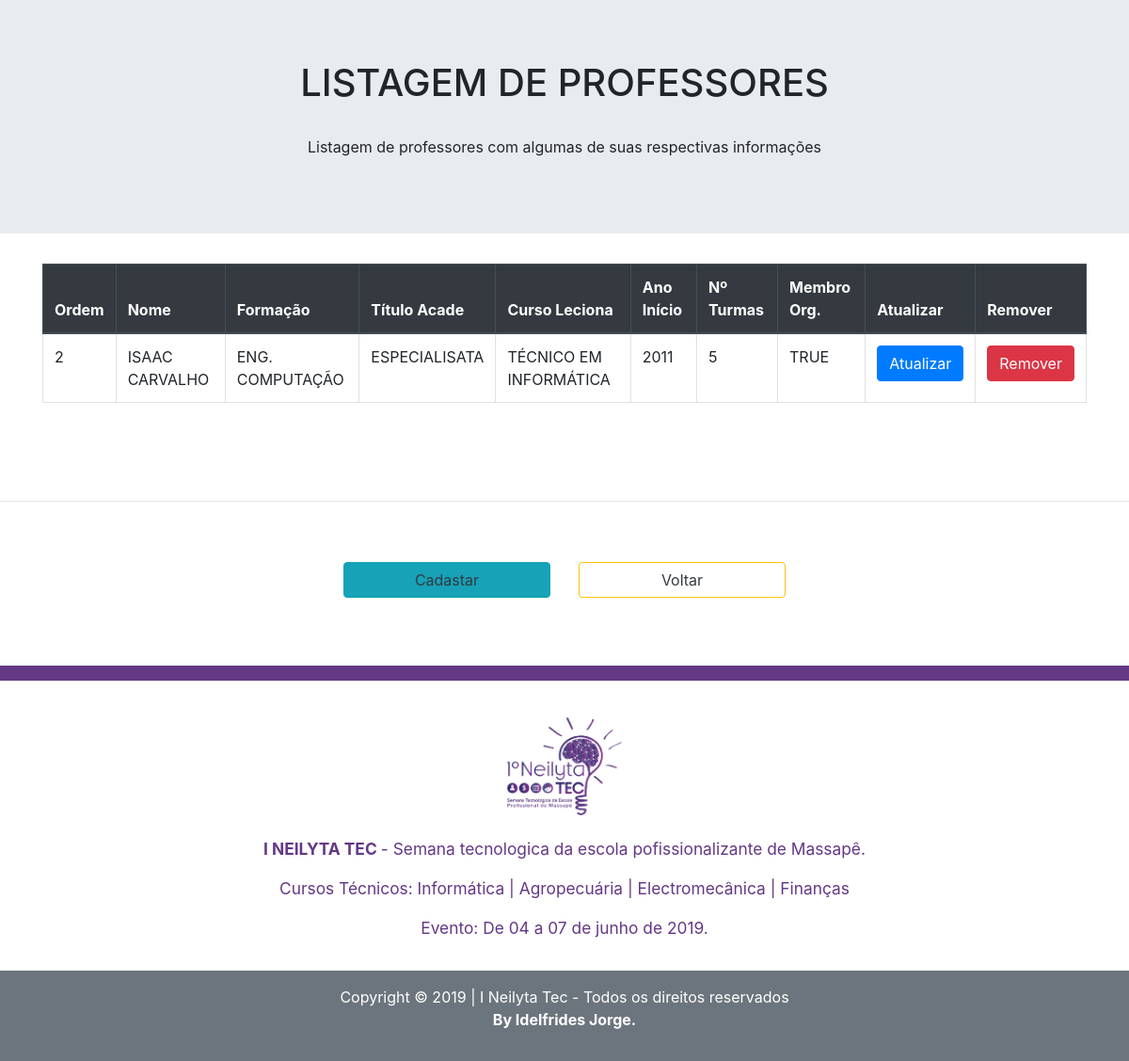
/listar_prof/, run on an earlier commit of the app's database.
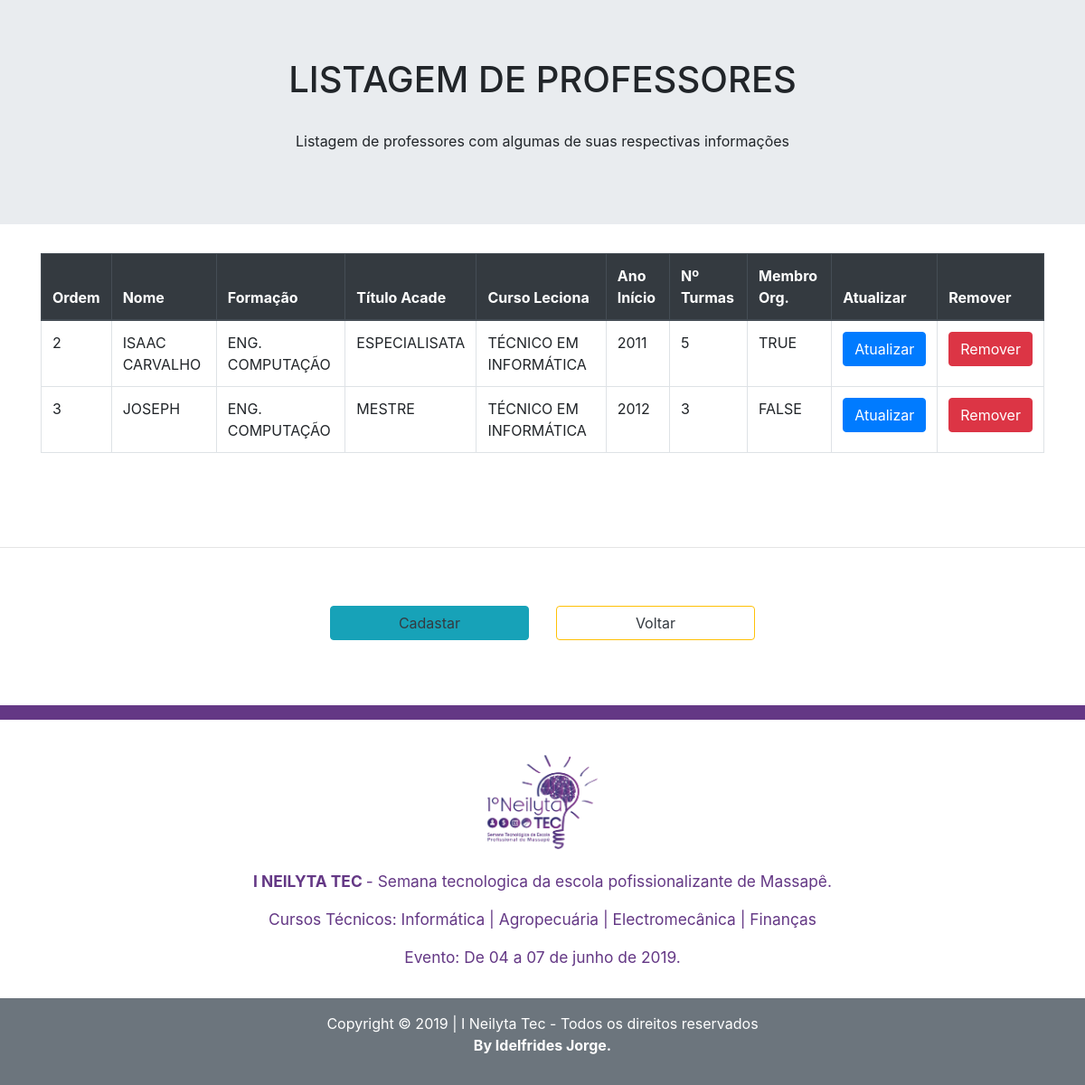
And on a later commit of the database.
### app_neilytaTec1/models.py (models this page shows, shortened)
class Professores(models.Model):
    nome_Prof = models.CharField(max_length=100)
    formacao = models.CharField(
        max_length=100,
        default='Eng. Computação'
    )
    titulo_Academico = models.CharField(
        max_length=30,
        choices=PROF_TITLE_CHOICE
    )
    curso_Leciona = models.ForeignKey(
        Cursos,
        on_delete=models.CASCADE
    )
    ano_Inicio = models.CharField(max_length=4)
    turmas = models.IntegerField()
    membro_Organizacao = models.BooleanField(default=True)
    class Meta:
        verbose_name_plural = 'Professores'

class Cursos(models.Model):
    nome_Curso = models.CharField(
        max_length=30,
        choices=COURSES_CHOICE
    )
    data_Inicio = models.DateField()
    num_Alunos = models.IntegerField()
    num_Prof = models.IntegerField()
    alunos_Formados = models.IntegerField()
    descricao = models.TextField()
    def __str__(self):
        return '%s' % (self.nome_Curso)
    class Meta:
        verbose_name_plural = 'Cursos'

### app_neilytaTec1/views.py (the view)
# urls.py: path('listar_prof/', listarProf, name='go2listarprof'),
def listarProf(request):
    dadosProf = {}
    dadosProf['info'] = 'Listagem de professores com  algumas de suas respectivas informações'
    dadosProf['professores'] = Professores.objects.all()
    return render(request,
        'app_neilytaTec1/listarProf.html',
        dadosProf
    )

### app_neilytaTec1/templates/app_neilytaTec1/listarProf.html (shortened to what this page needs)
<!DOCTYPE html>
<html lang="pt-bt">
<head>
    <link rel="stylesheet" href="https://stackpath.bootstrapcdn.com/bootstrap/4.3.1/css/bootstrap.min.css">
</head>
<body>
    <div class="jumbotron jumbotron-fluid">
        <h1 style="text-transform: uppercase; text-align: center">Listagem de Professores</h1><br>
        <p class="text-center display-5">{{ info }}</p>
    </div>
    <div class="table-responsive container">
        <table class="table table-hover table-bordered">
            <thead class="thead-dark">
                <tr>
                    <th>Ordem</th>
                    <th>Nome</th>
                    <th>Formação</th>
                    <th>Título Acade</th>
                    <th>Curso Leciona</th>
                    <th>Ano Início</th>
                    <th>Nº Turmas</th>
                    <th>Membro Org. </th>
                    <th>Atualizar</th>
                    <th>Remover</th>
                </tr>
            </thead>
            <tbody>
                {% for prof in professores %}
                <tr class="text-uppercase">
                    <td>{{ prof.id }}</td>
                    <td>{{ prof.nome_Prof }}</td>
                    <td>{{ prof.formacao }}</td>
                    <td>{{ prof.titulo_Academico }}</td>
                    <td>{{ prof.curso_Leciona }}</td>
                    <td>{{ prof.ano_Inicio }}</td>
                    <td>{{ prof.turmas }}</td>
                    <td>{{ prof.membro_Organizacao }}</td>
                    <td>
                        <a href="{% url 'url_update' 1 prof.id %}"><button type="button" class="btn btn-primary">Atualizar</button></a>
                    </td>
                    <td>
                        <a href="{% url 'url_remove' 1  prof.id %}"><button type="button" class="btn btn-danger">Remover</button></a>
                    </td>
                </tr>
                {% endfor %}
            </tbody>
        </table>
    </div>
    <br><br><br>
    <hr>
    <br><br>
    <div class="row w-50 mx-auto">
        <a href="{% url 'go2create' 1 %}" class="ml-auto mr-0 col-5">
           <button type="button" class="btn btn-info text-dark w-100">Cadastar</button>
        </a>
        <a href="{% url 'url_listagem' %}" class="mr-auto ml-0 col-5">
           <button type="button" class="btn btn-outline-warning text-dark w-100">Voltar</button>
        </a>
    </div>
    <br><br><br>
     <div class="py-2" style="background-color:#643885;"></div>
    <section class="text-white text-weight-bold text-center">
        <div class="py-3" style="color:#643885; font-size:13pt;">
            <a href="{% url 'url_home' %}"><img src="../media/images/Logo-Ev-EEEP.png" width="150" class="m-0 p-0"></a>
            <p><strong> I NEILYTA TEC </strong> - Semana tecnologica da escola pofissionalizante de Massapê.</p>
            <p>Cursos Técnicos: Informática | Agropecuária | Electromecânica | Finanças</p>
            <p>Evento: De 04 a 07 de junho de 2019.</p>
        </div>
        <footer class="bg-secondary py-3">
            <p>Copyright &copy; 2019 | I Neilyta Tec - Todos os direitos reservados <br><strong> By Idelfrides Jorge.</strong></p>
        </footer>
    </section>
</body>
</html>

What changed in the data, as far as the page shows it:
added Professores: id "3", nome_Prof "JOSEPH", formacao "ENG. COMPUTAÇÃO", titulo_Academico "MESTRE", curso_Leciona "TÉCNICO EM INFORMÁTICA", ano_Inicio "2012", turmas "3", membro_Organizacao "FALSE"
